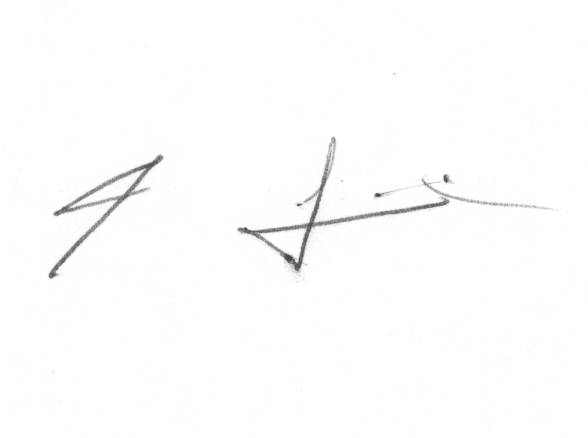
#> input picture backend/dataset/cedar55/1/forgeries_1_1.png, 588 x 438 px
$ python -i feature_extractor.py   (imports and definitions only)   (older library calls are emulated)
#> lines starting #> are read from the running program, lines starting #| are printed output that depends on the picture; after the words box and inside, x2 and y2 are one past the last pixel; in counts of white or black regions, pixels touching at a corner belong together
import numpy as np
from scipy import ndimage
from skimage import exposure
from skimage.filters import threshold_local
from skimage.measure import label, regionprops, moments
from skimage.feature import graycomatrix, graycoprops, hog

def rgbgrey(img):
    if len(img.shape) == 3:
        return np.average(img, axis=2)
    return img

def resize_with_padding(img, target_size=(100, 100)):
    if img.size == 0:
        return np.zeros(target_size)
    ratio = min(target_size[0]/img.shape[0], target_size[1]/img.shape[1])
    new_size = [int(img.shape[0]*ratio), int(img.shape[1]*ratio)]
    if ratio != 1.0:
        resized = ndimage.zoom(img, ratio, order=0)
    else:
        resized = img
    pad_y = target_size[0] - resized.shape[0]
    pad_x = target_size[1] - resized.shape[1]
    return np.pad(resized, ((0, pad_y), (0, pad_x)), mode='constant')

def preproc(img_array):
    """Preprocess a signature image (numpy array)"""
    try:
        img = exposure.equalize_adapthist(img_array, clip_limit=0.03)
        thresh = threshold_local(img, block_size=25, method='gaussian')
        binary = img > thresh
        binary = np.logical_not(binary)
        labeled = label(binary)
        regions = regionprops(labeled)
        if regions:
            min_area = 0.02 * binary.size
            valid_regions = [r for r in regions if r.area >= min_area]
            if valid_regions:
                largest = max(valid_regions, key=lambda x: x.area)
                minr, minc, maxr, maxc = largest.bbox
                cropped = binary[minr:maxr, minc:maxc]
                return resize_with_padding(cropped, (100, 100))
        return resize_with_padding(binary, (100, 100))
    except Exception:
        return np.zeros((100, 100))

def Centroid(img):
    white_pixels = np.argwhere(img)
    if len(white_pixels) == 0:
        return 0.5, 0.5
    centroid = np.mean(white_pixels, axis=0)
    normalized_centroid = centroid / np.array([img.shape[0], img.shape[1]])
    return normalized_centroid[0], normalized_centroid[1]

def EccentricitySolidity(img):
    labeled_img = label(img.astype("int8"))
    regions = regionprops(labeled_img)
    if not regions:
        return 0.0, 0.0
    largest_region = max(regions, key=lambda x: x.area)
    return largest_region.eccentricity, largest_region.solidity

def SkewKurtosis(img):
    h, w = img.shape
    if np.sum(img) == 0:
        return (0.0, 0.0), (0.0, 0.0)
    x = np.arange(w)
    y = np.arange(h)
    xp = np.sum(img, axis=0)
    yp = np.sum(img, axis=1)
    cx = np.sum(x * xp) / np.sum(xp) if np.sum(xp) > 0 else w/2
    cy = np.sum(y * yp) / np.sum(yp) if np.sum(yp) > 0 else h/2
    x2 = (x - cx) ** 2
    y2 = (y - cy) ** 2
    sx = np.sqrt(np.sum(x2 * xp) / np.sum(img)) if np.sum(img) > 0 else 1.0
    sy = np.sqrt(np.sum(y2 * yp) / np.sum(img)) if np.sum(img) > 0 else 1.0
    x3 = (x - cx) ** 3
    y3 = (y - cy) ** 3
    skewx = np.sum(xp * x3) / (np.sum(img) * sx ** 3) if sx > 0 else 0.0
    skewy = np.sum(yp * y3) / (np.sum(img) * sy ** 3) if sy > 0 else 0.0
    x4 = (x - cx) ** 4
    y4 = (y - cy) ** 4
    kurtx = np.sum(xp * x4) / (np.sum(img) * sx ** 4) - 3 if sx > 0 else 0.0
    kurty = np.sum(yp * y4) / (np.sum(img) * sy ** 4) - 3 if sy > 0 else 0.0
    return (skewx, skewy), (kurtx, kurty)

def getCSVFeatures(image_array):
    """Extract the 13 features from a preprocessed image (numpy array)"""
    try:
        img = preproc(image_array)
        binary_img = img > 0.5
        ratio = np.mean(binary_img)
        cent_y, cent_x = Centroid(binary_img)
        eccentricity, solidity = EccentricitySolidity(binary_img)
        (skew_x, skew_y), (kurt_x, kurt_y) = SkewKurtosis(binary_img)

        # GLCM features
        contrast = homogeneity = 0.0
        try:
            glcm = graycomatrix((img * 255).astype('uint8'),
                              distances=[5], angles=[0], symmetric=True, normed=True)
            contrast = graycoprops(glcm, 'contrast')[0, 0]
            homogeneity = graycoprops(glcm, 'homogeneity')[0, 0]
        except:
            pass

        # HOG
        hog_mean = 0.0
        try:
            fd, _ = hog(img, orientations=8, pixels_per_cell=(16, 16),
                       cells_per_block=(1, 1), visualize=True)
            hog_mean = np.mean(fd)
        except:
            pass

        # Zernike moment
        try:
            m = moments(img)
            zernike = m[0, 2] + m[2, 0]
        except:
            zernike = 0.0

        return (round(ratio, 4), round(cent_y, 4), round(cent_x, 4),
                round(eccentricity, 4), round(solidity, 4),
                round(contrast, 4), round(homogeneity, 4),
                round(skew_x, 4), round(skew_y, 4),
                round(kurt_x, 4), round(kurt_y, 4),
                round(hog_mean, 4), round(zernike, 4))
    except Exception:
        return (0.0, 0.5, 0.5, 0.0, 0.0, 0.0, 0.0, 0.0, 0.0, 0.0, 0.0, 0.0, 0.0)

>>> import cv2
>>> picture = cv2.imread('dataset/cedar55/1/forgeries_1_1.png', cv2.IMREAD_GRAYSCALE)
#> picture is the input picture: shape (438, 588); min 64, max 255, mean 253
>>> result = getCSVFeatures(picture)
#> in preproc, `img = exposure.equalize_adapthist(img_array, clip_limit=0.03)`:
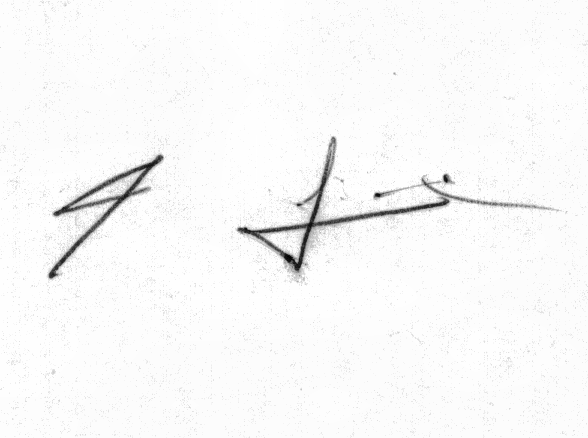
#> img: shape (438, 588) float64; min 0, max 1, mean 0.975
#> in preproc, `thresh = threshold_local(img, block_size=25, method='gaussian')`:
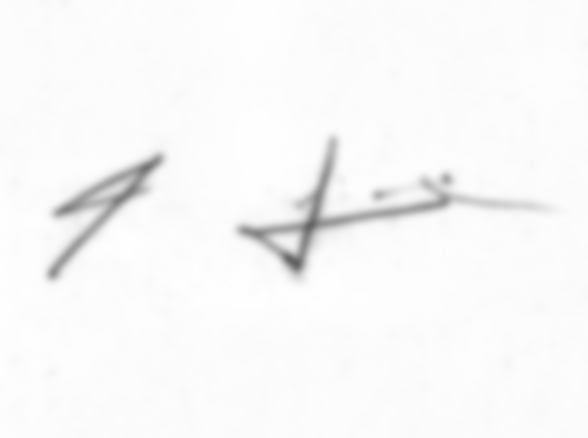
#> thresh: shape (438, 588) float64; min 0.381, max 0.999, mean 0.975
#> in preproc, `binary = img > thresh`:
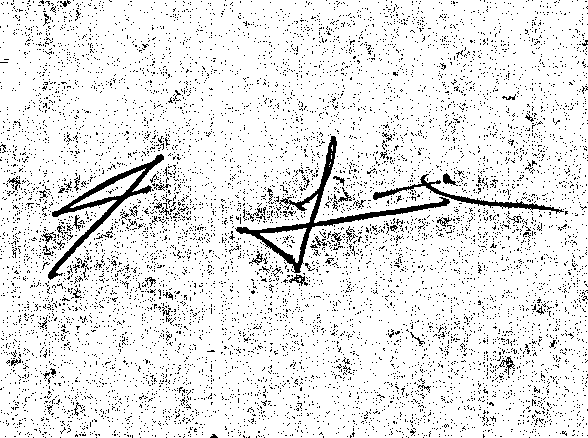
#> binary: shape (438, 588) bool; 90.6% white; black in thin lines or dots
#> in preproc, `binary = np.logical_not(binary)`: binary: shape (438, 588) bool; 9.4% white in thin lines or dots
#> in preproc, `labeled = label(binary)`:
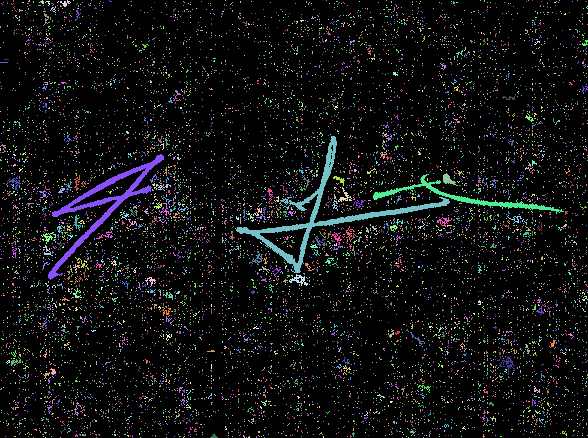
#> labeled: shape (438, 588) int32; 8839 distinct labels, from 0 to 8838; one colour per label, 0 black
#> in preproc, `regions = regionprops(labeled)`: regions = 8838 regions
#> in preproc, `valid_regions = [r for r in regions if r.area >= min_area]`: valid_regions = []
#> in resize_with_padding, `resized = ndimage.zoom(img, ratio, order=0)`:
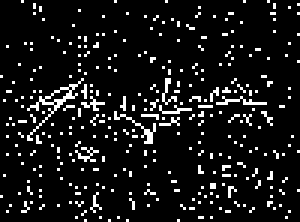
#> resized: shape (74, 100) bool (shown 3 times larger); 9% white in thin lines or dots
#> in resize_with_padding, `return np.pad(resized, ((0, pad_y), (0, pad_x)), mode='constant')`:
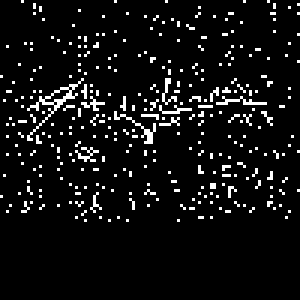
#> returned value: shape (100, 100) bool (shown 3 times larger); 6.7% white in thin lines or dots, all inside (x1, y1, x2, y2) = (0, 0, 100, 74)
#> in getCSVFeatures, `ratio = np.mean(binary_img)`: ratio = 0.0667
#> in Centroid, `white_pixels = np.argwhere(img)`: white_pixels = 667 pairs, first value 0 to 73, second value 0 to 99
#> in Centroid, `centroid = np.mean(white_pixels, axis=0)`: centroid = [39.44, 48.42]
#> in Centroid, `normalized_centroid = centroid / np.array([img.shape[0], img.shape[1]])`: normalized_centroid = [0.394, 0.484]
#> in getCSVFeatures, `cent_y, cent_x = Centroid(binary_img)`: cent_y = 0.394; cent_x = 0.484
#> in EccentricitySolidity, `labeled_img = label(img.astype("int8"))`:
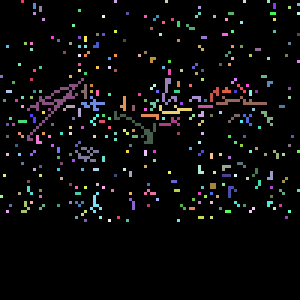
#> labeled_img: shape (100, 100) int64 (shown 3 times larger); 320 distinct labels, from 0 to 319; one colour per label, 0 black
#> in EccentricitySolidity, `regions = regionprops(labeled_img)`: regions = 319 regions; largest, box (x1, y1, x2, y2) and area: (9, 26, 28, 47) 56, (38, 37, 52, 48) 28, (72, 32, 89, 35) 21, (25, 49, 33, 54) 16, (54, 26, 59, 35) 15
#> in getCSVFeatures, `eccentricity, solidity = EccentricitySolidity(binary_img)`: eccentricity = 0.938; solidity = 0.341
#> in SkewKurtosis, `xp = np.sum(img, axis=0)`: xp = 100 values, max 18 at index 28, min 0 at index 98, mean 6.67
#> in SkewKurtosis, `yp = np.sum(img, axis=1)`: yp = 100 values, max 31 at index 34, min 0 at index 74, mean 6.67
#> in SkewKurtosis, `cx = np.sum(x * xp) / np.sum(xp) if np.sum(xp) > 0 else w/2`: cx = 48.42
#> in SkewKurtosis, `cy = np.sum(y * yp) / np.sum(yp) if np.sum(yp) > 0 else h/2`: cy = 39.44
#> in SkewKurtosis, `x2 = (x - cx) ** 2`: x2 = 100 values, max 2558.5 at index 99, min 0.175 at index 48, mean 834.4
#> in SkewKurtosis, `y2 = (y - cy) ** 2`: y2 = 100 values, max 3547.5 at index 99, min 0.193 at index 39, mean 934.5
#> in SkewKurtosis, `sx = np.sqrt(np.sum(x2 * xp) / np.sum(img)) if np.sum(img) > 0 else 1.0`: sx = 26.77
#> in SkewKurtosis, `sy = np.sqrt(np.sum(y2 * yp) / np.sum(img)) if np.sum(img) > 0 else 1.0`: sy = 17.64
#> in SkewKurtosis, `x3 = (x - cx) ** 3`: x3 = 100 values from -113508.5 to 129413.8
#> in SkewKurtosis, `y3 = (y - cy) ** 3`: y3 = 100 values from -61346.1 to 211290.4
#> in SkewKurtosis, `skewx = np.sum(xp * x3) / (np.sum(img) * sx ** 3) if sx > 0 else 0.0`: skewx = 0.0536
#> in SkewKurtosis, `skewy = np.sum(yp * y3) / (np.sum(img) * sy ** 3) if sy > 0 else 0.0`: skewy = -0.0823
#> in SkewKurtosis, `x4 = (x - cx) ** 4`: x4 = 100 values, max 6545969.8 at index 99, min 0.0306 at index 48, mean 1255434.6
#> in SkewKurtosis, `y4 = (y - cy) ** 4`: y4 = 100 values, max 12584609.6 at index 99, min 0.0372 at index 39, mean 1765868.3
#> in SkewKurtosis, `kurtx = np.sum(xp * x4) / (np.sum(img) * sx ** 4) - 3 if sx > 0 else 0.0`: kurtx = -1.18
#> in SkewKurtosis, `kurty = np.sum(yp * y4) / (np.sum(img) * sy ** 4) - 3 if sy > 0 else 0.0`: kurty = -0.526
#> in getCSVFeatures, `(skew_x, skew_y), (kurt_x, kurt_y) = SkewKurtosis(binary_img)`: skew_x = 0.0536; skew_y = -0.0823; kurt_x = -1.18; kurt_y = -0.526
#> in getCSVFeatures, `contrast = graycoprops(glcm, 'contrast')[0, 0]`: contrast = 7809.8
#> in getCSVFeatures, `homogeneity = graycoprops(glcm, 'homogeneity')[0, 0]`: homogeneity = 0.88
#> in getCSVFeatures, `fd, _ = hog(img, orientations=8, pixels_per_cell=(16, 16), cells_per_b..`: fd = 288 values, max 0.707 at index 0, min 0 at index 1, mean 0.185
#> in getCSVFeatures, `hog_mean = np.mean(fd)`: hog_mean = 0.185
#> in getCSVFeatures, `m = moments(img)`: m = [[667, 32295, 2041487, 145801353], [26306, 1266100, 79915272, 5.7e+09], [1245106, 60385732, 3.85e+09, 2.77e+11], [65181074, 3.19e+09, 2.05e+11, 1.49e+13]]
#> in getCSVFeatures, `zernike = m[0, 2] + m[2, 0]`: zernike = 3286593
#> result = (0.0667, 0.394, 0.484, 0.938, 0.342, 7809.8, 0.88, 0.0536, -0.0823, -1.18, -0.526, 0.185, 3286593)
